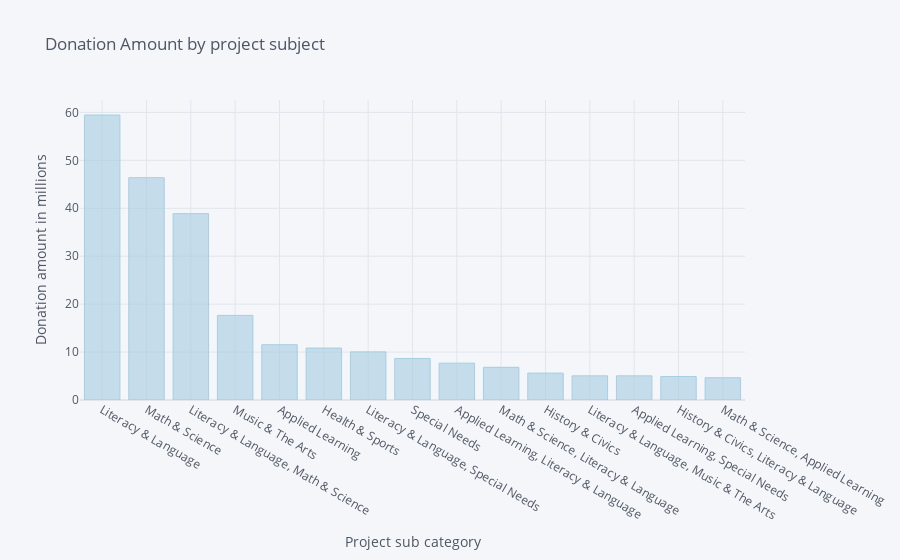

Source (notebook cell):
### Code cell
s9 = s8/1000000
s9.iplot(kind='bar',xTitle='Project sub category',yTitle='Donation amount in millions',
         title='Donation Amount by project subject',colorscale='paired')

### Figure 1 — Plotly figure (JSON) as saved in the notebook; plotly's stock layout.template omitted (floating-point values rounded to 4 significant figures)
{"data": [{"marker": {"color": "rgba(166, 206, 227, 0.6)", "line": {"color": "rgba(166, 206, 227, 1.0)", "width": 1}}, "name": "Donation Amount", "orientation": "v", "text": "", "type": "bar", "x": ["Literacy & Language", "Math & Science", "Literacy & Language, Math & Science", "Music & The Arts", "Applied Learning", "Health & Sports", "Literacy & Language, Special Needs", "Special Needs", "Applied Learning, Literacy & Language", "Math & Science, Literacy & Language", "History & Civics", "Literacy & Language, Music & The Arts", "Applied Learning, Special Needs", "History & Civics, Literacy & Language", "Math & Science, Applied Learning"], "y": [59.46, 46.38, 38.88, 17.65, 11.54, 10.83, 10.04, 8.669, 7.691, 6.82, 5.612, 5.039, 5.036, 4.887, 4.646]}], "layout": {"legend": {"bgcolor": "#F5F6F9", "font": {"color": "#4D5663"}}, "paper_bgcolor": "#F5F6F9", "plot_bgcolor": "#F5F6F9", "title": {"font": {"color": "#4D5663"}, "text": "Donation Amount by project subject"}, "xaxis": {"gridcolor": "#E1E5ED", "showgrid": true, "tickfont": {"color": "#4D5663"}, "title": {"font": {"color": "#4D5663"}, "text": "Project sub category"}, "zerolinecolor": "#E1E5ED"}, "yaxis": {"gridcolor": "#E1E5ED", "showgrid": true, "tickfont": {"color": "#4D5663"}, "title": {"font": {"color": "#4D5663"}, "text": "Donation amount in millions"}, "zerolinecolor": "#E1E5ED"}}}
